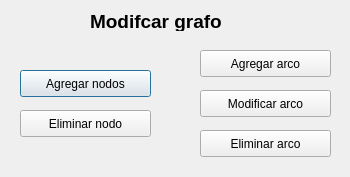
<?xml version="1.0" encoding="UTF-8"?>
<ui version="4.0">
 <class>ModifyGraph</class>
 <widget class="QDialog" name="ModifyGraph">
  <property name="geometry">
   <rect>
    <x>0</x>
    <y>0</y>
    <width>350</width>
    <height>177</height>
   </rect>
  </property>
  <property name="windowTitle">
   <string>Dialog</string>
  </property>
  <widget class="QPushButton" name="addNode">
   <property name="geometry">
    <rect>
     <x>20</x>
     <y>70</y>
     <width>131</width>
     <height>27</height>
    </rect>
   </property>
   <property name="text">
    <string>Agregar nodos</string>
   </property>
  </widget>
  <widget class="QPushButton" name="removeNode">
   <property name="geometry">
    <rect>
     <x>20</x>
     <y>110</y>
     <width>131</width>
     <height>27</height>
    </rect>
   </property>
   <property name="text">
    <string>Eliminar nodo</string>
   </property>
  </widget>
  <widget class="QPushButton" name="addEdge">
   <property name="geometry">
    <rect>
     <x>200</x>
     <y>50</y>
     <width>131</width>
     <height>27</height>
    </rect>
   </property>
   <property name="text">
    <string>Agregar arco</string>
   </property>
  </widget>
  <widget class="QPushButton" name="removeEdge">
   <property name="geometry">
    <rect>
     <x>200</x>
     <y>130</y>
     <width>131</width>
     <height>27</height>
    </rect>
   </property>
   <property name="text">
    <string>Eliminar arco</string>
   </property>
  </widget>
  <widget class="QPushButton" name="modifyEdge">
   <property name="geometry">
    <rect>
     <x>200</x>
     <y>90</y>
     <width>131</width>
     <height>27</height>
    </rect>
   </property>
   <property name="text">
    <string>Modificar arco</string>
   </property>
  </widget>
  <widget class="QLabel" name="label">
   <property name="geometry">
    <rect>
     <x>90</x>
     <y>10</y>
     <width>161</width>
     <height>21</height>
    </rect>
   </property>
   <property name="text">
    <string>&lt;html&gt;&lt;head/&gt;&lt;body&gt;&lt;p&gt;&lt;span style=&quot; font-size:14pt; font-weight:600;&quot;&gt;Modifcar grafo&lt;/span&gt;&lt;/p&gt;&lt;/body&gt;&lt;/html&gt;</string>
   </property>
  </widget>
 </widget>
 <resources/>
 <connections/>
</ui>
